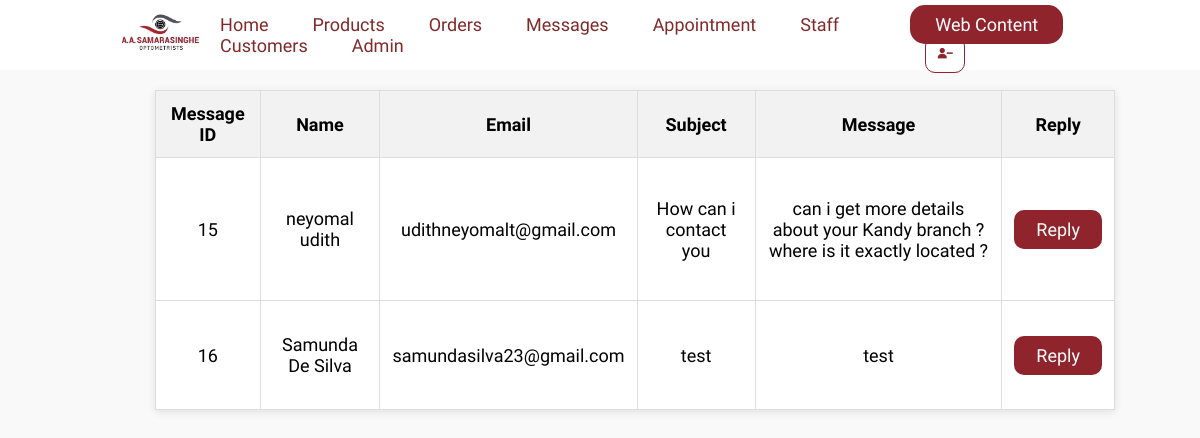
Page /Admin/message.php on the committed database.
### tables this page shows
CREATE TABLE `messages` (
  `id` int(11) NOT NULL,
  `name` varchar(50) NOT NULL,
  `email` varchar(50) NOT NULL,
  `subject` varchar(100) NOT NULL,
  `message` text NOT NULL
);

### Admin/message.php (the view, shortened to what this page needs)
<?php
require 'connect.php';
$query = "SELECT * FROM messages";
$result = $conn->query($query);
?>
<!DOCTYPE html>
<html lang="en">
<head>
    <link rel="stylesheet" href="message.css">
    <link rel="stylesheet" href="https://unpkg.com/boxicons@latest/css/boxicons.min.css" />
    <link href="https://cdn.jsdelivr.net/npm/remixicon@4.2.0/fonts/remixicon.css" rel="stylesheet" />
</head>
<body>
<header id="top">
    <img src="../img/samarasinghe logo.png" alt="" class="logo" />
    <nav>
        <ul class="nav_links">
            <li><a href="adminHome.php">Home</a></li>
            <li><a href="uploadProduct.php">Products</a></li>
            <li><a href="orders.php">Orders</a></li>
            <li><a href="message.php">Messages</a></li>
            <li><a href="appointmentManage.php">Appointment</a></li>
            <li><a href="staff.php">Staff</a></li>
            <li><a href="customers.php">Customers</a></li>
            <li><a href="admin.php">Admin</a></li>
        </ul>
    </nav>
    <p>
        <a href="Addpics.php" class="cta"><button>Web Content</button></a>
        <a href="../loginUI.php" class="logout-icon"><i class="bx bxs-user-minus"></i></a>
    </p>
</header>
<table>
    <thead>
        <tr>
            <th>Message ID</th>
            <th>Name</th>
            <th>Email</th>
            <th>Subject</th>
            <th>Message</th>
            <th>Reply</th>
        </tr>
    </thead>
    <tbody>
        <?php
        if ($result->num_rows > 0) {
            while($row = $result->fetch_assoc()) {
                echo "<tr>";
                echo "<td>" . $row['id'] . "</td>";
                echo "<td>" . $row['name'] . "</td>";
                echo "<td>" . $row['email'] . "</td>";
                echo "<td>" . $row['subject'] . "</td>";
                echo "<td>" . $row['message'] . "</td>";
                echo "<td><a href='#' onclick='showReplyForm(" . json_encode($row) . ")'>Reply</a></td>";
                echo "</tr>";
            }
        } else {
            echo "<tr><td colspan='6'>No messages found</td></tr>";
        }
        ?>
    </tbody>
</table>
</body>
</html>

### Admin/message.css (style rules this page uses)
* { padding: 0; margin: 0; box-sizing: border-box; list-style: none; text-decoration: none; font-family: "Afacad", sans-serif; }
body { justify-content: center; align-items: center; height: 100vh; font-family: Arial, sans-serif; background-color: #f9f9f9; margin: 0; padding: 0; justify-content: center; }
html { scroll-behavior: smooth; }
:root { --bg--color: #ffffff; --text-color: #111111; --main-color: #333333; --other-color: #8e8e8e; --second-color: #1d1d1d; --brown-color: #bfa57d; --darkred-color: #4d060c; --lightred-color: #8f242d; }
li, a, button { font-weight: 500; font-size: 18px; color: #802a2a; }
header { display: flex; justify-content: space-between; align-items: center; padding: 5px 10%; background-color: var(--bg--color); position: sticky; top: 0; z-index: 1000; }
.logo { width: 100px; cursor: pointer; }
.nav_links { list-style: none; }
.nav_links li { display: inline-block; padding: 0px 20px; }
.nav_links li a { transition: all 0.3s ease; }
button { padding: 9px 25px; background-color: #8f242d; border: none; border-radius: 15px; color: var(--bg--color); cursor: pointer; transition: all 0.3s ease; }
.logout-icon { margin-left: 15px; color: #8f242d; border: 1px solid #8f242d; padding: 7px 10px; border-radius: 10px; transition: all 0.5s ease; }
table { border-collapse: collapse; margin-top: 20px; margin-left: 155px; padding: 40px; font-size: 18px; text-align: center; background-color: white; box-shadow: 0 2px 8px rgba(0, 0, 0, 0.1); justify-content: center; align-items: center; height: 40vh; width: 80%; }
th, td { padding: 12px; border: 1px solid #ddd; }
th { background-color: #f2f2f2; font-weight: bold; }
img { width: 60px; height: 60px; object-fit: cover; }
table a { background-color: #8f242d; color: white; border: none; padding: 9px 22px; border-radius: 10px; cursor: pointer; transition: all 0.3s ease; }

### rows in the picture
messages: id "15", name "neyomal udith", email "udithneyomalt@gmail.com", subject "How can i contact you", message "can i get more details about your Kandy branch ? where is it exactly located ?"
messages: id "16", name "Samunda De Silva", email "samundasilva23@gmail.com", subject "test", message "test"
